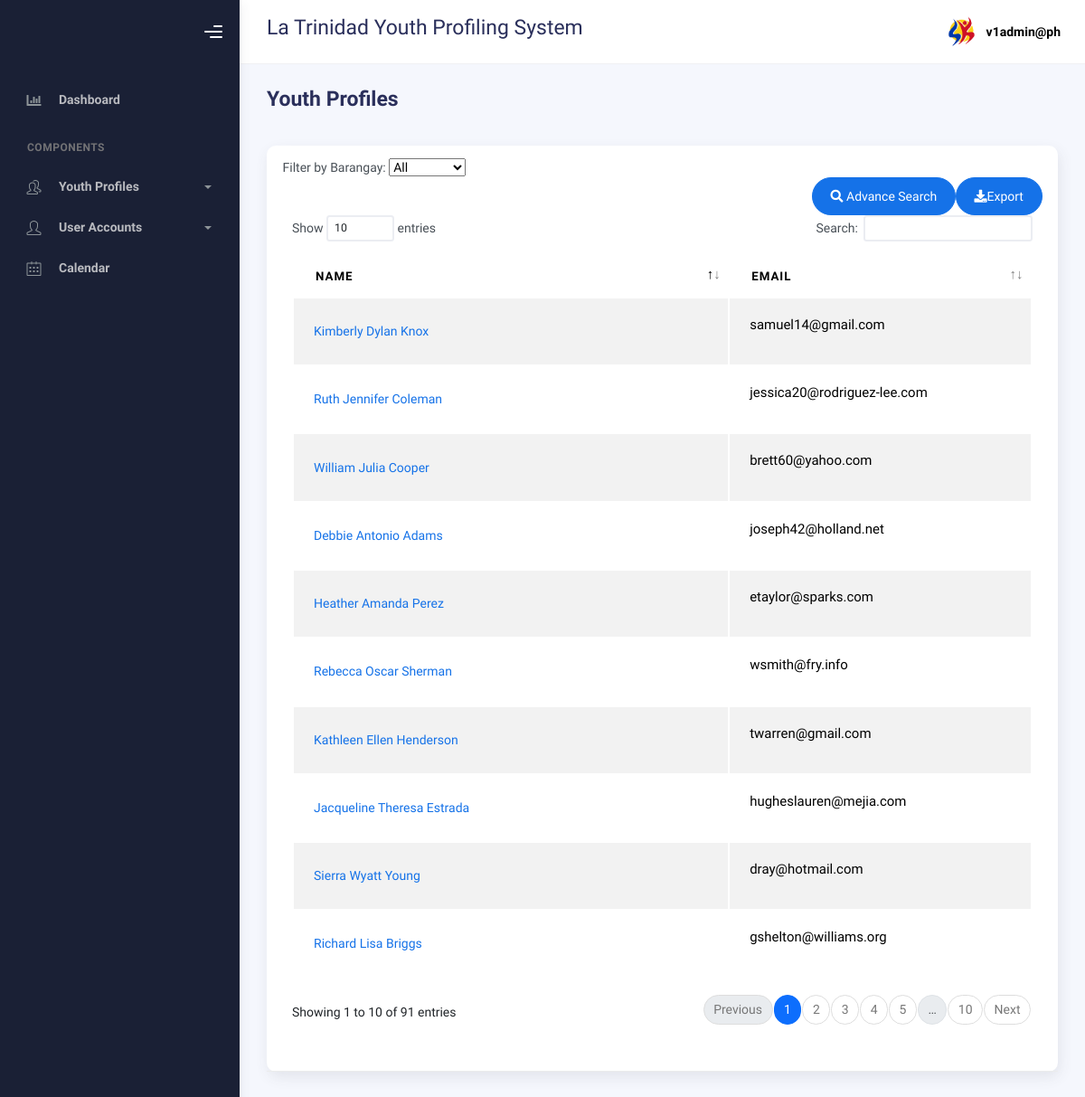
/admin/profiles.php (signed in), run on the app's committed database.
### tables this page shows
CREATE TABLE `profiles` (
  `id` int(11) NOT NULL,
  `lname` varchar(100) DEFAULT NULL,
  `fname` varchar(100) DEFAULT NULL,
  `mname` varchar(100) DEFAULT NULL,
  `suffix` varchar(20) DEFAULT NULL,
  `region` varchar(100) DEFAULT NULL,
  `province` varchar(100) DEFAULT NULL,
  `municipality` varchar(100) DEFAULT NULL,
  `barangay` varchar(100) DEFAULT NULL,
  `sitio` varchar(50) DEFAULT NULL,
  `purok` varchar(100) DEFAULT NULL,
  `house_number` varchar(3) DEFAULT NULL,
  `sex` varchar(10) DEFAULT NULL,
  `age` int(11) DEFAULT NULL,
  `youth_with_needs` text DEFAULT NULL,
  `email` varchar(100) DEFAULT NULL,
  `birth_month` varchar(20) DEFAULT NULL,
  `birth_day` varchar(20) DEFAULT NULL,
  `birth_year` varchar(20) DEFAULT NULL,
  `contactnumber` varchar(20) DEFAULT NULL,
  `civil_status` varchar(20) DEFAULT NULL,
  `youth_classification` varchar(50) DEFAULT NULL,
  `age_group` varchar(50) DEFAULT NULL,
  `work_status` varchar(50) DEFAULT NULL,
  `educational_background` varchar(50) DEFAULT NULL,
  `register_sk_voter` varchar(50) DEFAULT NULL,
  `voted_last_election` varchar(3) DEFAULT NULL,
  `national_voter` varchar(50) DEFAULT NULL,
  `attended_kk` varchar(3) DEFAULT NULL,
  `times_attended_kk` int(11) DEFAULT NULL,
  `no_why` varchar(100) DEFAULT NULL,
  `date_created` varchar(50) DEFAULT NULL,
  `barangay_code` varchar(50) DEFAULT NULL
);

### admin/profiles.php (the view, shortened to what this page needs)
<?php
include ("../connection/conne.php");
$barangay_name = "";
$recordsPerPage = 10000;
$currentPage = isset($_GET['page']) ? (int)$_GET['page'] : 1;
$offset = ($currentPage - 1) * $recordsPerPage;
$sql = "SELECT * FROM profiles";
$sql .= " ORDER BY id DESC LIMIT $recordsPerPage OFFSET $offset";
$result = mysqli_query($conn, $sql);
?>
<!DOCTYPE html>
<html lang="en">
<head>
    <link rel="stylesheet" href="../bootstrap/assets/css/bootstrap.min.css" />
    <link rel="stylesheet" href="../bootstrap/assets/css/plugins.min.css" />
    <link rel="stylesheet" href="../bootstrap/assets/css/kaiadmin.min.css" />
</head>
<body>
<div class="wrapper">
    <div class="sidebar" data-background-color="dark">
        <div class="sidebar-logo">
            <div class="logo-header" data-background-color="dark">
                <div class="nav-toggle">
                    <button class="btn btn-toggle toggle-sidebar">
                        <i class="gg-menu-right"></i>
                    </button>
                </div>
            </div>
        </div>
        <div class="sidebar-wrapper scrollbar scrollbar-inner">
            <div class="sidebar-content">
                <ul class="nav nav-secondary">
                    <li class="nav-item">
                        <a href="homepage.php" aria-expanded="false">
                            <i class="fas fa-chart-bar"></i>
                            <p>Dashboard</p>
                        </a>
                    </li>
                    <li class="nav-section">
                        <h4 class="text-section">Components</h4>
                    </li>
                    <li class="nav-item">
                        <a data-bs-toggle="collapse" href="#tables">
                          <i class="fas icon-people"></i>
                          <p>Youth Profiles</p>
                          <span class="caret"></span>
                        </a>
                    </li>
                    <li class="nav-item"><a data-bs-toggle="collapse" href="#forms"><i class="fas icon-user"></i>
                        <p>User Accounts</p><span class="caret"></span>
                        </a>
                    </li>
                    <li class="nav-item">
                    <li class="nav-item">
                        <a href="calendar.php">
                          <i class="fas icon-calendar"></i>
                          <p>Calendar</p>
                        </a>
                    </li>
                </ul>
            </div>
        </div>
    </div>
    <div class="main-panel">
        <div class="main-header">
            <nav class="navbar navbar-header navbar-header-transparent navbar-expand-lg border-bottom">
                <div class="container-fluid">
                    <h3> <?php echo $barangay_name; ?> La Trinidad Youth Profiling System </h3>
                    <ul class="navbar-nav topbar-nav ms-md-auto align-items-center">
                        <li class="nav-item topbar-user dropdown hidden-caret">
                            <a class="dropdown-toggle profile-pic" data-bs-toggle="dropdown" aria-expanded="false">
                                <div class="avatar-sm">
                                    <img src="../bootstrap/assets/img/profile.jpg" alt="..." class="avatar-img rounded-circle" />
                                </div>
                                <span class="profile-username">
                                    <span class="fw-bold"> <?php echo $_SESSION['email']; ?> </span>
                                </span>
                            </a>
                        </li>
                    </ul>
                </div>
            </nav>
        </div>
        <div class="container">
            <div class="page-inner">
                <div class="page-header">
                    <h3 class="fw-bold mb-3">Youth Profiles</h3>
                </div>
                <div class="row">
                    <div class="col-md-12">
                        <div class="card">
                            <div class="card-header">
                                <div class="ms-auto">
                                    <form method="GET" action="profiles.php">
                                        <label for="barangay_filter">Filter by Barangay:</label>
                                        <select name="barangay_filter" id="barangay_filter" onchange="this.form.submit()">
                                            <option value="">All</option>
                                        </select>
                                    </form>
                                    <button style="float: right" id="exportBtn" class="btn btn-primary btn-round ms-auto"><i class="fa fa-download"></i>Export</button>
                                    <button type="button" style="float: right;" class="btn btn-primary btn-round ms-auto"
                                        data-bs-toggle="modal" data-bs-target="#exampleModalLong">
                                        <i class="fa fa-search"></i> Advance Search </button>
                                    <div class="table-responsive">
                                        <form id="profilesForm" method="POST" action="delete_multiple.php">
                                            <table id="basic-datatables" class="display table table-striped table-hover dataTable"
                                                role="grid" aria-describedby="basic-datatables_info">
                                                <thead>
                                                    <tr role="row">
                                                        <th class="sorting_asc" tabindex="1" aria-controls="basic-datatables" rowspan="1"
                                                            colspan="1" aria-sort="ascending" aria-label="Name: activate to sort column descending"
                                                            style="width: 541.766px;">Name</th>
                                                        <th tabindex="2" aria-controls="basic-datatables" rowspan="1" colspan="1"
                                                            style="width: 365.516px;">Email</th>
                                                    </tr>
                                                </thead>
                                                <tbody>
                                                    <?php
                                                    if ($result && mysqli_num_rows($result) > 0) {
                                                        while ($row = mysqli_fetch_assoc($result)) {
                                                        $results[] = $row; ?>
                                                            <td>
                                                                <a href="#" class="profileNameLink" data-id="
                                                                <?= $row['id']; ?>" data-fullname="
                                                                <?= $row['fname'] . ' ' . $row['mname'] . ' ' . $row['lname']; ?>"
                                                                data-address="
                                                                <?= $row['house_number'] . ', ' . $row['purok'] . ', ' . $row['sitio'] . ' ' . $row['barangay'] . ', ' . $row['municipality'] . ', ' . $row['province'] . ', ' . $row['region']; ?>"
                                                                data-sex="
                                                                <?= $row['sex']; ?>" data-age="
                                                                <?= $row['age']; ?>" data-email="
                                                                <?= $row['email']; ?>" data-birthday="
                                                                <?= $row['birth_month'] . '/' . $row['birth_day'] . '/' . $row['birth_year']; ?>"
                                                                data-youth_with_needs="
                                                                <?= $row['youth_with_needs']; ?>" data-contact_number="
                                                                <?= $row['contactnumber']; ?>" data-civil_status="
                                                                <?= $row['civil_status']; ?>" data-age_group="
                                                                <?= $row['age_group']; ?>" data-educational_background="
                                                                <?= $row['educational_background']; ?>" data-youth_classification="
                                                                <?= $row['youth_classification']; ?>" data-work_status="
                                                                <?= $row['work_status']; ?>" data-national_voter="
                                                                <?= $row['national_voter']; ?>" data-register_sk_voter="
                                                                <?= $row['register_sk_voter']; ?>" data-voted_last_election="
                                                                <?= $row['voted_last_election']; ?>" data-times_attended="
                                                                <?= $row['times_attended_kk']; ?>" data-national_voter="
                                                                <?= $row['national_voter']; ?>" data-reason="
                                                                <?= $row['no_why']; ?>" data-bs-toggle="modal" data-bs-target="#modal-default">
                                                                <?= $row['fname'] . ' ' . $row['mname'] . ' ' . $row['lname']; ?> </a>
                                                            </td>
                                                            <td>
                                                                <p style="text-transform:lowercase"> <?= $row['email']; ?> </p>
                                                            </td>
                                                            </tr> <?php }
                                                    }
                                                    ?>
                                                </tbody>
                                            </table>
                                        </form>
                                    </div>
                                    <div class="card-body">
                                    </div>
                                </div>
                            </div>
                        </div>
                    </div>
                </div>
            </div>
</body>
</html>

### data on the page
profiles: fname "Kimberly", mname "Dylan", lname "Knox", email "samuel14@gmail.com"
profiles: fname "Ruth", mname "Jennifer", lname "Coleman", email "jessica20@rodriguez-lee.com"
profiles: fname "William", mname "Julia", lname "Cooper", email "brett60@yahoo.com"
profiles: fname "Debbie", mname "Antonio", lname "Adams", email "joseph42@holland.net"
profiles: fname "Heather", mname "Amanda", lname "Perez", email "etaylor@sparks.com"
profiles: fname "Rebecca", mname "Oscar", lname "Sherman", email "wsmith@fry.info"
profiles: fname "Kathleen", mname "Ellen", lname "Henderson", email "twarren@gmail.com"
profiles: fname "Jacqueline", mname "Theresa", lname "Estrada", email "hugheslauren@mejia.com"
profiles: fname "Sierra", mname "Wyatt", lname "Young", email "dray@hotmail.com"
profiles: fname "Richard", mname "Lisa", lname "Briggs", email "gshelton@williams.org"

### other printed values
$_SESSION['email'] "v1admin@ph"
